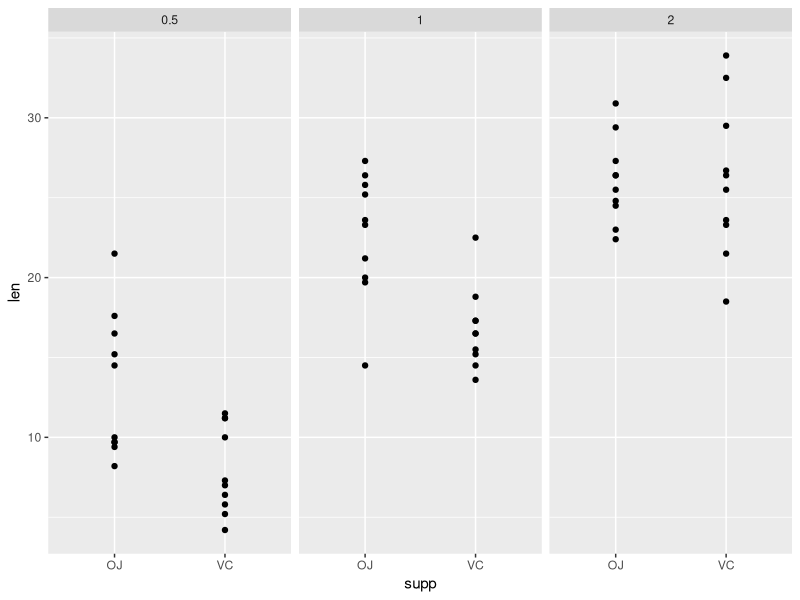
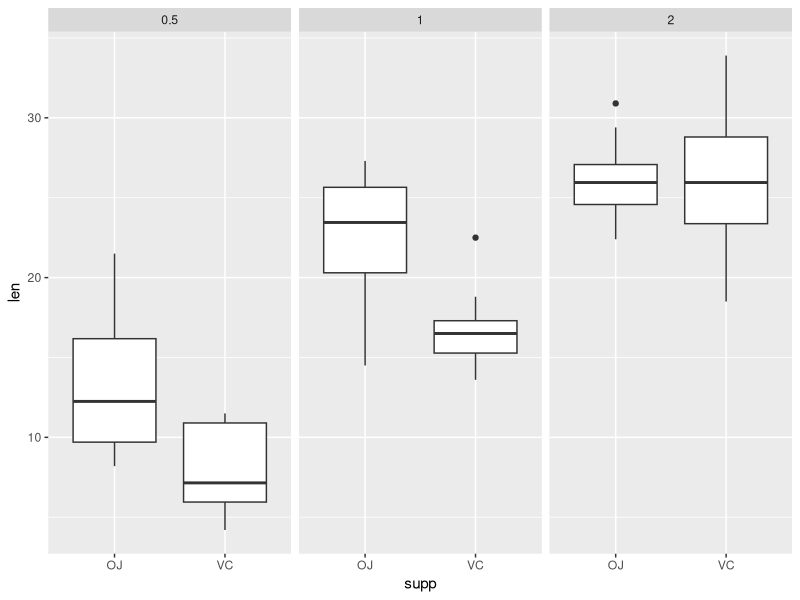
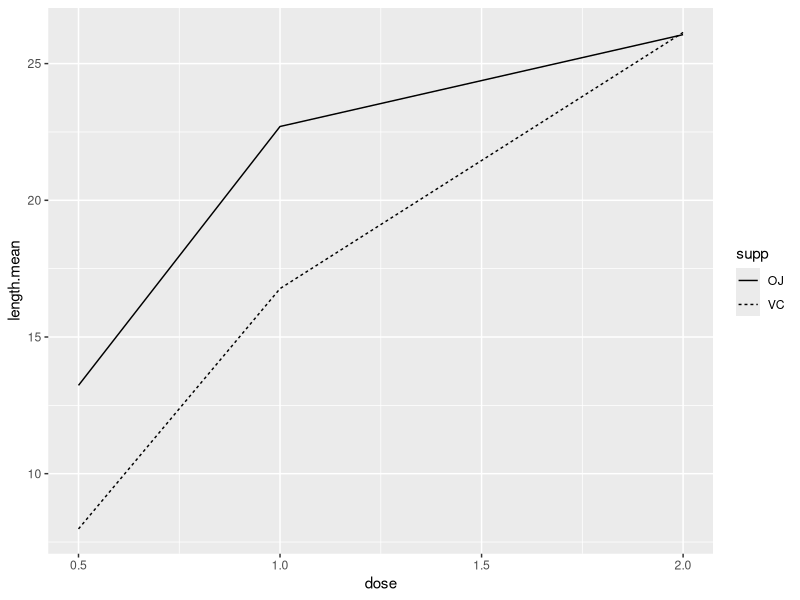

Reproduce these figures in R, in order.
## ---- chunk 1
data(ToothGrowth)
summary(ToothGrowth)
## ---- chunk 2
require(ggplot2)
ggplot(ToothGrowth, aes(x=supp, y=len)) + geom_point() + facet_wrap(~dose)
ggplot(ToothGrowth, aes(x=supp, y=len)) + geom_boxplot() + facet_wrap(~dose)
# Mean and Standard Deviation
require(plyr)
tg <- ddply(ToothGrowth, c("supp","dose"), summarize, length.mean=mean(len), length.sd=sd(len))
ggplot(tg, aes(x=dose, y=length.mean, linetype=supp)) + geom_line()
## ---- chunk 3
# a function that returns the confidence interval, t statistic, and p value for the difference of means between two vectors
tt <- function(v1, v2) {
        diffmean <- mean(v1) - mean(v2)   # difference in means
        se <- sqrt(var(v1)/length(v1) + var(v2)/length(v2))   # standard error for t-statistic
        conf.int <- diffmean + c(-1,1)*qt(0.975, length(v1) + length(v2) -2)*se  # confidence interval
        t <- diffmean / se
        p <- pt(t, length(v1) + length(v2) -2, lower.tail=FALSE)
        vec <- round(c(conf.int, t, p),5)
        names(vec) <- c("Conf.int.lower.limit","Conf.int.upper.limit","t","p-value")
        return(vec)
}
## ---- chunk 4
tt(ToothGrowth$len[31:40],ToothGrowth$len[1:10])    # for dose 0.5
## ---- chunk 5
tt(ToothGrowth$len[41:50],ToothGrowth$len[11:20])   # for dose 1.0
## ---- chunk 6
tt(ToothGrowth$len[51:60],ToothGrowth$len[21:30])   # for dose 2.0
